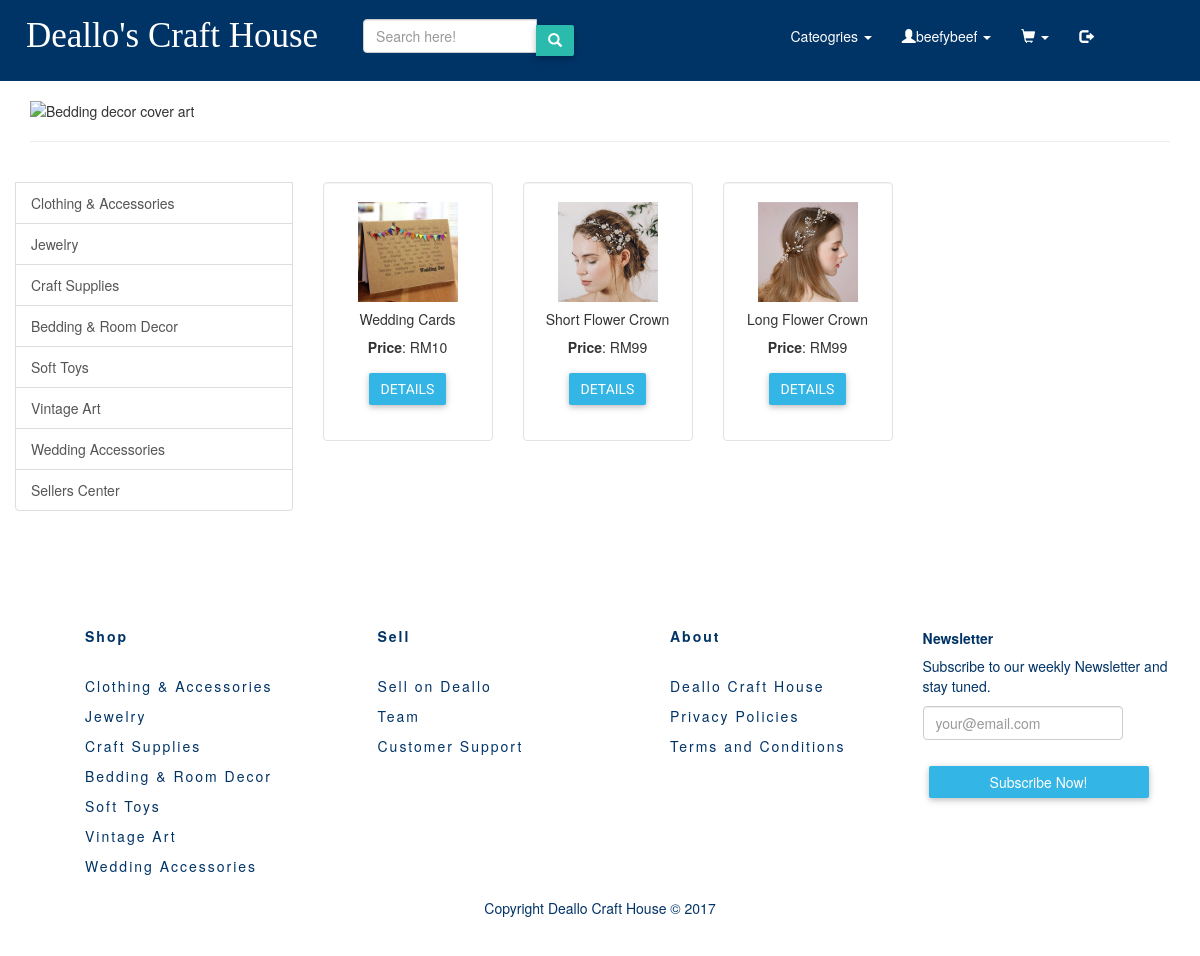
/pages/products/wedding.php (signed in), run on the app's committed database.
### tables this page shows
CREATE TABLE `product` (
  `id` int(11) NOT NULL,
  `name` varchar(80) NOT NULL,
  `summary` varchar(255) NOT NULL,
  `price` double NOT NULL,
  `quantity` varchar(10) NOT NULL,
  `image` varchar(100) NOT NULL,
  `product_owner` varchar(255) NOT NULL,
  `category` varchar(255) NOT NULL
);

### pages/products/wedding.php (the view, shortened to what this page needs)
<?php include '../../includes/product_config.php' ?>
<!DOCTYPE html>
<html>
<head>
	<link rel="stylesheet=" href="../styles/bootstrap/bootstrap.css">
    <link rel="stylesheet" href="https://maxcdn.bootstrapcdn.com/bootstrap/3.3.7/css/bootstrap.min.css">
    <link rel="stylesheet" type="text/css" href="../../styles/buttons.css"/>
    <link rel="stylesheet" type="text/css" href="../../styles/test.css"/>
    <link rel="stylesheet" type="text/css" href="../../styles/footer.css"/>
</head>
<body>
<?php include "../../templates/navbar_product_pages.php" ?>
<div class="container">
	<div class="row">
        <div class="col-lg-7 col-md-7 col-sm-12 col-xs-12 coverImage">
            <img src="../../images/cover-art/weddingCover.png" alt="Bedding decor cover art" height="100%" class="img-responsive" width="100%"/>
        </div>
    </div>
	<hr/>
	<div class="row">
		<div class="list-group col-lg-3 col-md-3 col-sm-5 col-xs-6">
    <br>
			<a href="clothingAcc.php" class="list-group-item">Clothing &amp; Accessories</a>
			<a href="jewelry.php" class="list-group-item">Jewelry</a>
			<a href="craftSupplies.php" class="list-group-item">Craft Supplies</a>
			<a href="#" class="list-group-item">Bedding &amp; Room Decor</a>
			<a href="softToys.php" class="list-group-item">Soft Toys</a>
			<a href="vintage.php" class="list-group-item">Vintage Art</a>
			<a href="wedding.php" class="list-group-item">Wedding Accessories</a>
			<a href="../myProducts.php" class="list-group-item">Sellers Center</a>
		</div>
		<br/>
	<div class="row" id="products" >
     <?php
        $stmt = $dbh->prepare('SELECT * FROM product WHERE category= "Wedding Accessories" LIMIT 4 OFFSET 0');
        if ($stmt->execute()) {
            while ($row = $stmt->fetch()) {
        ?>
          <div class="col-md-2">
          <div class="well" style="background-color: white;">
              <img src="../../images/product_images/<?php echo $row['image']; ?>" class="img-responsive mx-auto d-block" width="100px" height="100px" />
              <div class="text-center">
                <h5><?php echo $row['name'] ?></h5>
                <p><strong>Price</strong>: RM<?php echo $row['price'] ?><br/></p>
                <p>
                    <button type="button" class="btn btn-info" data-toggle="modal" data-target="#myModal-<?php echo $row['id'] ?>">Details</button>
                </p>
              </div>
          </div>
          </div>
        <?php
            }
        }
        ?>
        </div>
	</div>
	</div>
</body>
 <?php include "../../templates/footer_products.php" ?>
</html>

### styles/buttons.css (style rules this page uses)
button { font-family: 'Roboto', sans-serif; text-transform: uppercase; }
.btn { border-radius: 2px; border: 0; transition: .2s ease-out; color: #fff; margin: 6px; box-shadow: 0 2px 5px 0 rgba(0, 0, 0, 0.16), 0 2px 10px 0 rgba(0, 0, 0, 0.12); }
.btn-info { background: #33b5e5; }

### styles/test.css (style rules this page uses)
body { background-color: #FFFFFF; }
a { color: inherit; }
.coverImage { width:100%; }
img { margin: auto; display: block; }

### data on the page
product: image (picture), name "Wedding Cards", price "10"
product: image (picture), name "Short Flower Crown", price "99"
product: image (picture), name "Long Flower Crown", price "99"

### other printed values
$_SESSION['username'] "beefybeef"
